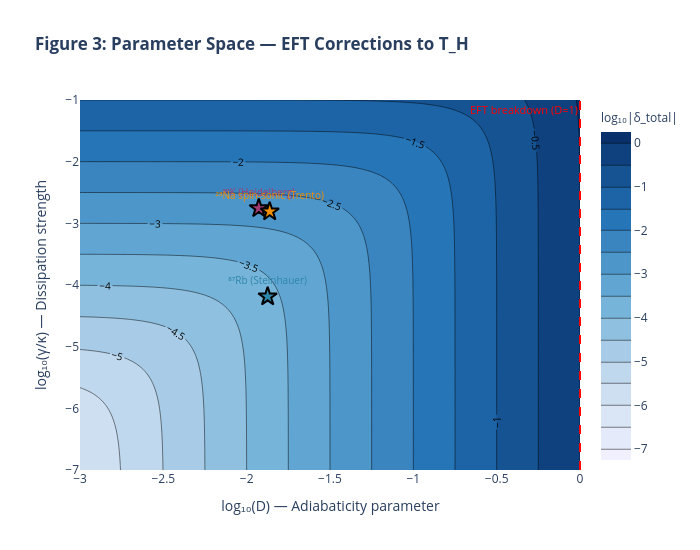

The notebook cell saved with this chart:
### Markdown cell above
**Figure 2.** The correction magnitudes $|\delta_{\text{disp}}|$, $|\delta_{\text{diss}}|$, $|\delta_{\text{cross}}|$ for each experiment. Values are the exact numbers printed in the computation cell above. The spin-sonic enhancement pushes the Trento $\delta_{\text{diss}}$ into the potentially observable regime (below the 1% line).

---

### 5.3 Parameter Space Exploration

The two independent axes of the EFT correction are:
- **Adiabaticity** $D = \kappa\xi/c_s$ (controls $\delta_{\text{disp}} = D^2$)
- **Dissipation strength** $\gamma/\kappa$ (controls $\delta_{\text{diss}} = \gamma/\kappa$)

We sweep these analytically below — no fitting, no interpolation.

### Code cell
# ────────────────────────────────────────────────
# Figure 3: Parameter space (D, γ/κ)
# All contour data from analytic formulas: δ_total = D² + γ/κ
# ────────────────────────────────────────────────
D_range = np.logspace(-3, 0, 200)  # Adiabaticity: 10⁻³ to 1
gk_range = np.logspace(-7, -1, 200)  # γ/κ: 10⁻⁷ to 0.1
D_grid, GK = np.meshgrid(D_range, gk_range)

# Analytic correction surfaces
delta_disp_grid = D_grid**2  # δ_disp = D²
delta_diss_grid = GK  # δ_diss = γ/κ
delta_total = delta_disp_grid + delta_diss_grid  # Leading-order sum

fig3 = go.Figure()
fig3.add_trace(
    go.Contour(
        x=np.log10(D_range),
        y=np.log10(gk_range),
        z=np.log10(delta_total),
        colorscale=[
            [0, "#F0F0FF"],
            [0.25, "#C6DBEF"],
            [0.5, "#6BAED6"],
            [0.75, "#2171B5"],
            [1.0, "#08306B"],
        ],
        contours=dict(
            start=-7,
            end=0,
            size=0.5,
            showlabels=True,
            labelfont=dict(size=10, color="black"),
        ),
        colorbar=dict(title=dict(text="log₁₀|δ_total|", font=dict(size=12))),
    )
)

# Overlay experimental points — coordinates from the actual computed D, δ_diss
for name, p in experiments.items():
    log_D = np.log10(p["D"])
    log_gk = np.log10(p["delta_diss"])  # this IS γ_eff/κ (with enhancement)
    fig3.add_trace(
        go.Scatter(
            x=[log_D],
            y=[log_gk],
            mode="markers+text",
            marker=dict(
                size=14,
                color=p["color"],
                line=dict(width=2, color="black"),
                symbol="star",
            ),
            text=[name],
            textposition="top center",
            textfont=dict(size=10, color=p["color"]),
            showlegend=False,
        )
    )

# EFT validity boundary
fig3.add_vline(
    x=0,
    line=dict(color="red", width=2, dash="dash"),
    annotation_text="EFT breakdown (D=1)",
    annotation_position="top left",
    annotation_font=dict(color="red", size=11),
)

fig3.update_xaxes(title_text="log₁₀(D) — Adiabaticity parameter")
fig3.update_yaxes(title_text="log₁₀(γ/κ) — Dissipation strength")
fig3.update_layout(
    height=550,
    width=700,
    plot_bgcolor="white",
    title="<b>Figure 3: Parameter Space — EFT Corrections to T_H</b>",
)
fig3.show()

### Figure 1 — Plotly figure (JSON) as saved in the notebook; plotly's stock layout.template omitted (floating-point values rounded to 4 significant figures; data arrays with more than 128 entries replaced by an {"elided": "..."} marker saying what was removed)
{"data": [{"colorbar": {"title": {"font": {"size": 12}, "text": "log₁₀|δ_total|"}}, "colorscale": [[0, "#F0F0FF"], [0.25, "#C6DBEF"], [0.5, "#6BAED6"], [0.75, "#2171B5"], [1, "#08306B"]], "contours": {"end": 0, "labelfont": {"color": "black", "size": 10}, "showlabels": true, "size": 0.5, "start": -7}, "type": "contour", "x": {"elided": "200 float values"}, "y": {"elided": "200 float values"}, "z": {"elided": "200x200 float values"}}, {"marker": {"color": "#2E86AB", "line": {"color": "black", "width": 2}, "size": 14, "symbol": "star"}, "mode": "markers+text", "showlegend": false, "text": ["⁸⁷Rb (Steinhauer)"], "textfont": {"color": "#2E86AB", "size": 10}, "textposition": "top center", "type": "scatter", "x": [-1.874], "y": [-4.188]}, {"marker": {"color": "#A23B72", "line": {"color": "black", "width": 2}, "size": 14, "symbol": "star"}, "mode": "markers+text", "showlegend": false, "text": ["³⁹K (Heidelberg)"], "textfont": {"color": "#A23B72", "size": 10}, "textposition": "top center", "type": "scatter", "x": [-1.927], "y": [-2.757]}, {"marker": {"color": "#F18F01", "line": {"color": "black", "width": 2}, "size": 14, "symbol": "star"}, "mode": "markers+text", "showlegend": false, "text": ["²³Na spin-sonic (Trento)"], "textfont": {"color": "#F18F01", "size": 10}, "textposition": "top center", "type": "scatter", "x": [-1.862], "y": [-2.808]}], "layout": {"annotations": [{"font": {"color": "red", "size": 11}, "showarrow": false, "text": "EFT breakdown (D=1)", "x": 0, "xanchor": "right", "xref": "x", "y": 1, "yanchor": "top", "yref": "y domain"}], "height": 550, "plot_bgcolor": "white", "shapes": [{"line": {"color": "red", "dash": "dash", "width": 2}, "type": "line", "x0": 0, "x1": 0, "xref": "x", "y0": 0, "y1": 1, "yref": "y domain"}], "title": {"text": "<b>Figure 3: Parameter Space — EFT Corrections to T_H</b>"}, "width": 700, "xaxis": {"title": {"text": "log₁₀(D) — Adiabaticity parameter"}}, "yaxis": {"title": {"text": "log₁₀(γ/κ) — Dissipation strength"}}}}
